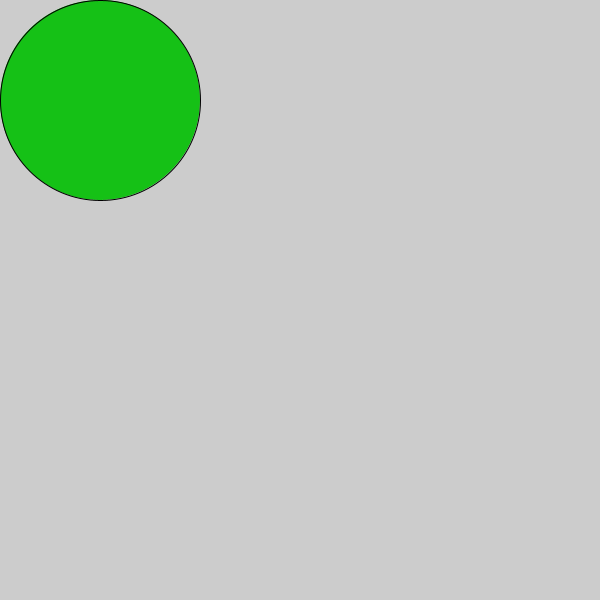
Frame 1 (no input)
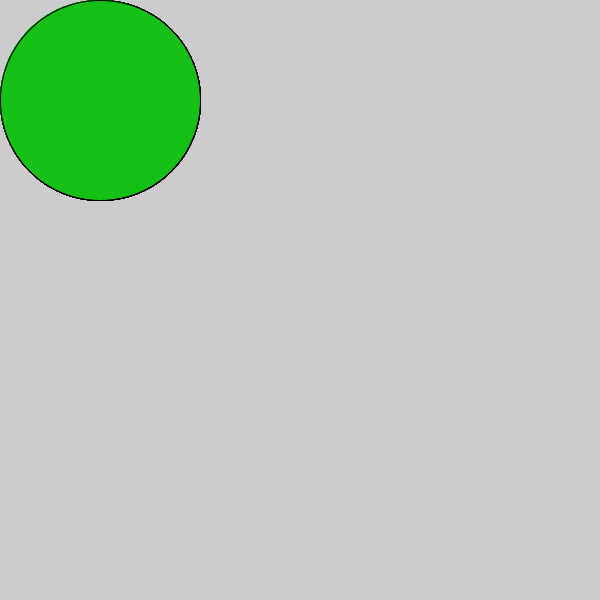
Frame 60 (the mouse pressed at the canvas centre just before this capture)
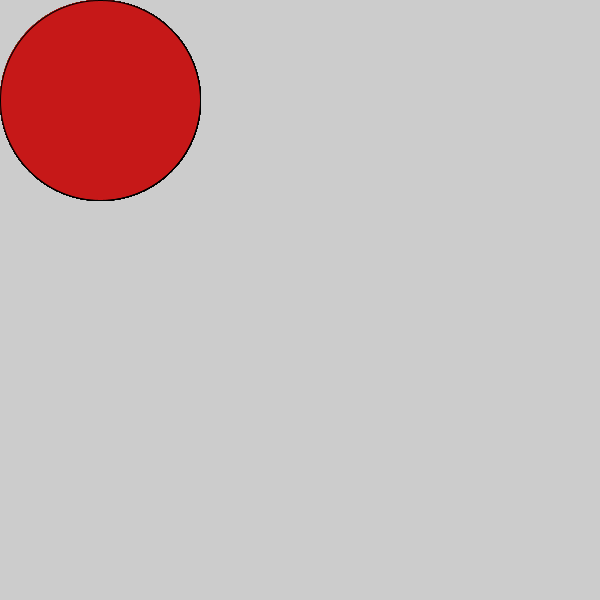
Frame 120 (the mouse held since frame 60 and released just before this capture)

The Processing sketch that drew these frames (run headless with seeded random() and noise(); from frame 60 on, the mouse is pressed at the canvas centre):

// Processing sketch: c_LogicalDot
// ── c_LogicalDot.pde

void setup() {
  
// 1. Set the size of the sketch. Make it 600 pixels square. 
  size(600, 600);

}

void draw() {
  
// 2. Draw an ellipse
// Run the program to make sure it works before moving on.

// 3. Change the color of the ellipse when the mouse is pressed.
//    Use the following code, but put your colors where indicated
//    Remember to use the   fill()  command to set colors.

if (mousePressed) {
  fill(#C61818);
  ellipse(100, 100, 200, 200);


 
   //  put one color here 
   
  
} else {
   fill(#15C116);
   ellipse(100, 100, 200, 200);

   // put a different color here
  
}  
  
  
  
}
